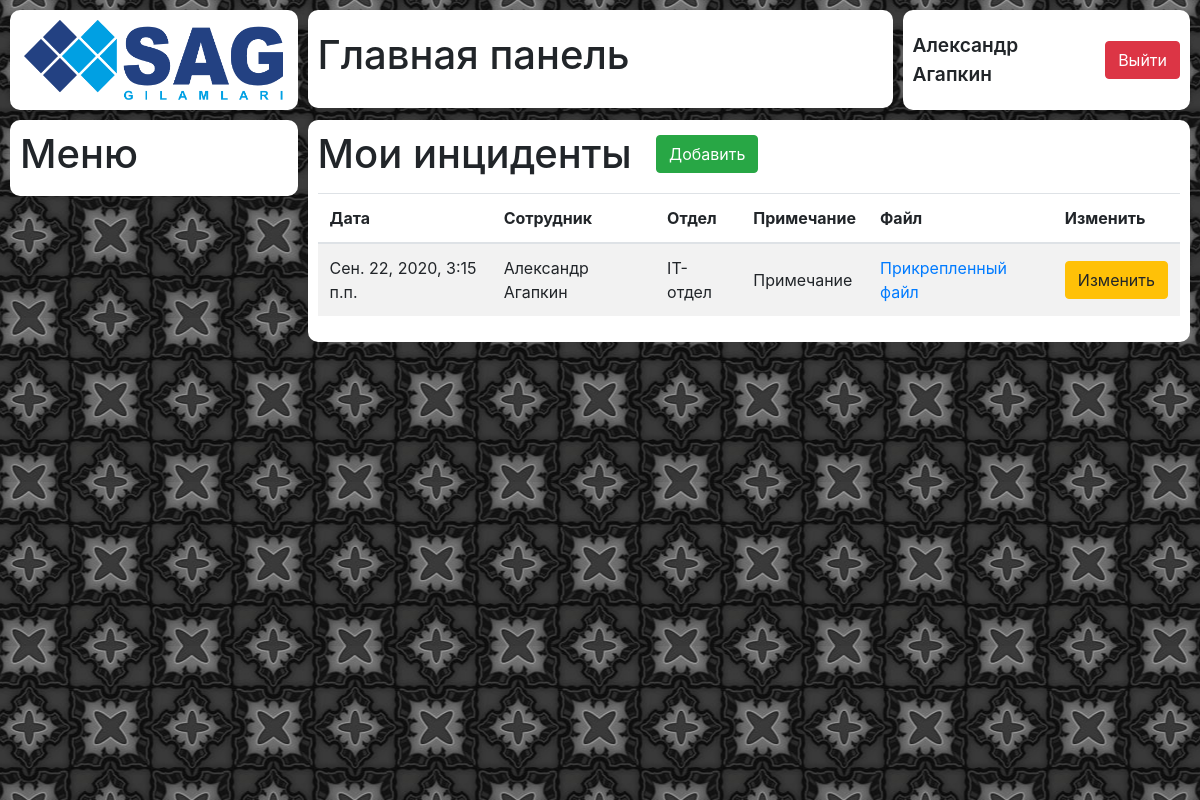
Screenshot of /incidents/ (signed in) with the database file from the repository.
### incidents/models.py (models this page shows, shortened)
class Incidents(models.Model):
    date = models.DateTimeField(verbose_name='Дата и время')
    worker = models.ForeignKey(Workers, on_delete=models.PROTECT, verbose_name='Сотрудник')
    department = models.ForeignKey(Departments, on_delete=models.PROTECT, verbose_name='Отдел')
    comment = models.TextField(verbose_name='Комментарий')
    adder = models.ForeignKey(User, on_delete=models.PROTECT, verbose_name='Кем добавлен')
    file = models.FileField(verbose_name='Файл', upload_to='static/incidents/')
    class Meta:
        verbose_name = 'Инцидент'
        verbose_name_plural = 'Инциденты'

### mainapp/models.py (models this page shows, shortened)
class Workers(models.Model):
    first_name = models.CharField(verbose_name='Имя', max_length=200)
    last_name = models.CharField(verbose_name='Фамилия', max_length=200)
    department = models.ForeignKey(Departments, verbose_name='Отдел', on_delete=models.PROTECT)
    function = models.ForeignKey(Functions, verbose_name='Должность', on_delete=models.PROTECT)
    worker_slug = models.SlugField(unique=True)
    class Meta:
        verbose_name = 'Сотрудник'
        verbose_name_plural = 'Сотрудники'

class Departments(models.Model):
    name = models.CharField(verbose_name='Название', max_length=200)
    department_slug = models.SlugField(verbose_name='URL', unique=True)
    def __str__(self):
        return self.name
    class Meta:
        verbose_name = 'Отдел'
        verbose_name_plural = 'Отделы'

### incidents/views.py (the view)
# urls.py: path('', views.incidents_dashboard, name='incidents'),
def incidents_dashboard(request):
    if request.user.is_authenticated:
        incidents = Incidents.objects.filter(adder__exact=request.user)
        workers = Workers.objects.all()
        departments = Departments.objects.all()
        context = {
            'incidents': incidents,
            'workers': workers,
            'departments': departments
        }
        return render(request, 'incidents/incidents.html', context)
    else:
        return redirect('auth', permanent=True)

### incidents/templates/incidents/incidents.html (shortened to what this page needs)
{% extends 'wrapper.html' %}
{% load static %}
{% block content %}
    <div class="row incidents">
        {% include 'blocks/logo.html' %}
        {% include 'blocks/title.html' %}
        {% include 'blocks/profile.html' %}
        {% include 'blocks/menu.html' %}
        {% include 'blocks/incidents/my-incidents.html' %}
    </div>
{% endblock %}

### mainapp/templates/blocks/profile.html
<div class="col-xl-3 col-12 block__wrapper profile">
    <div class="block profile__wrapper">
        <p class="profile__user">{{ request.user.first_name }} {{ request.user.last_name }}</p>
        <a href="{% url 'logout' %}" class="btn btn-danger profile__exit">Выйти</a>
    </div>
</div>

### incidents/templates/blocks/incidents/my-incidents.html (shortened to what this page needs)
<div class="col-xl-9 block__wrapper my-incidents">
    <div class="block my-incidents__wrapper">
        <h1 class="my-incidents__title">Мои инциденты</h1>
        <a href="#" class="open-modal_modal my-incidents__add-new btn btn-success" data-modal_modal="#modal_modal1">Добавить</a>
        <table class="table table-striped">
            <thead>
            <tr>
                <th scope="col">Дата</th>
                <th scope="col">Сотрудник</th>
                <th scope="col">Отдел</th>
                <th scope="col">Примечание</th>
                <th scope="col">Файл</th>
                <th scope="col">Изменить</th>
            </tr>
            </thead>
            <tbody>
            {% if incidents %}
                {% for incident in incidents %}
                    <tr>
                        <td class="my-incidents__cell">{{ incident.date }}</td>
                        <td class="my-incidents__cell">{{ incident.worker.first_name }} {{ incident.worker.last_name }}</td>
                        <td class="my-incidents__cell">{{ incident.department }}</td>
                        <td class="my-incidents__cell">{{ incident.comment }}</td>
                        <td class="my-incidents__cell"><a href="{{ incident.file.url }}" target="_blank">Прикрепленный файл</a></td>
                        <td class="my-incidents__cell"><a href="#" class="open-modal_modal btn btn-warning" data-modal_modal="#modal_edit_{{ incident.id }}">Изменить</a></td>
                    </tr>
                {% endfor %}
            {% else %}
                <tr>
                    <td colspan="5">Нет данных</td>
                </tr>
            {% endif %}
            </tbody>
        </table>
    </div>
</div>

### mainapp/static/css/style.css (style rules this page uses)
.incidents { padding-left: 10px; }
.profile__wrapper { display: flex; align-items: center; justify-content: flex-end; height: 100px; padding: 10px; }
.profile__user { margin: 0 20px 0 0; font-size: 1.2rem; font-weight: 600; }
.profile__exit { display: block; }
.my-incidents__wrapper { padding: 10px; }
.my-incidents__title { display: inline-block; }
.my-incidents__add-new { display: inline-block; margin: 0 0 20px 20px; }
.my-incidents__cell { vertical-align: middle !important; }
.block { background: #FFFFFF; margin: 10px 10px 0 0; border-radius: 10px; }
.block__wrapper { padding: 0; }

### rows the page displays
Incidents: date "Сен. 22, 2020, 3:15 п.п.", worker.first_name "Александр", worker.last_name "Агапкин", department "IT-отдел", comment "Примечание"

### other values shown
{{ request.user.first_name }} "Александр"
{{ request.user.last_name }} "Агапкин"
